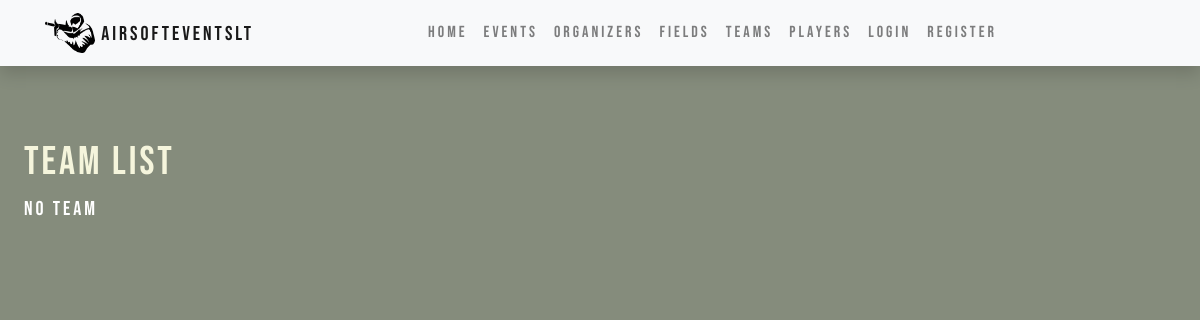
The app's page /teams/, older data.
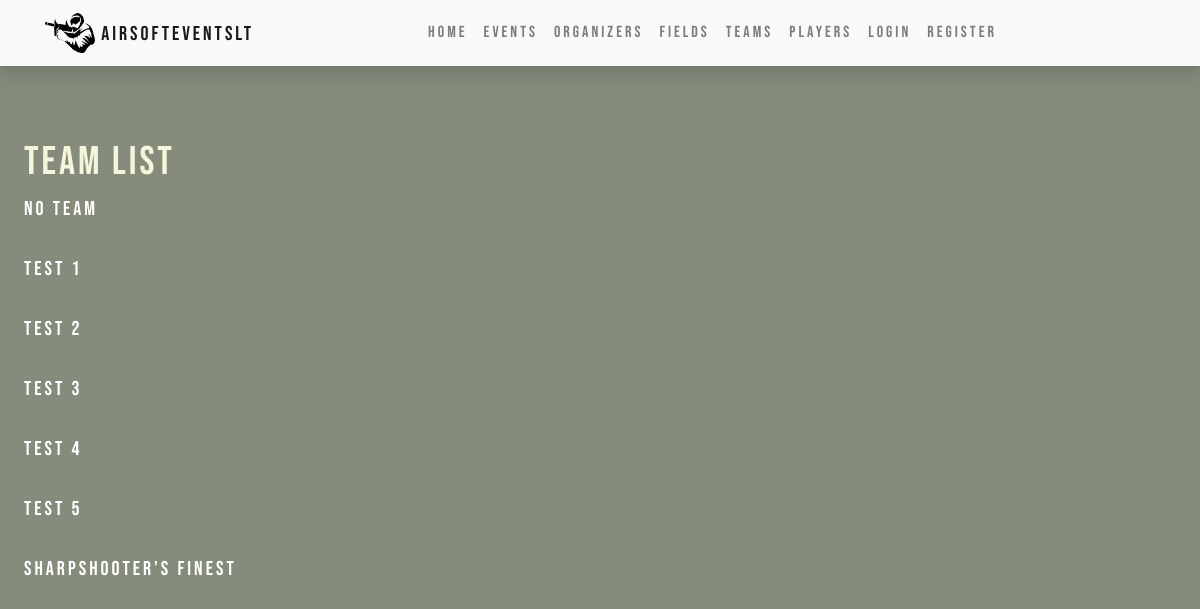
The same page, newer data.
### teams/models.py (models this page shows, shortened)
class Team(models.Model):
    id = models.UUIDField(primary_key=True, default=uuid.uuid4, help_text='Unique player ID')
    name = models.CharField('Name of the Team', max_length=150)
    contacts = models.CharField('contacts', max_length=150)
    class Meta:
        verbose_name = _("Team")
        verbose_name_plural = _("Teams")

### teams/views.py (the view)
# urls.py: path('', views.TeamListView.as_view(), name='teams'),
class TeamListView(generic.ListView):
    model = Team
    context_object_name = 'teams'
    template_name = 'teams.html'

### teams/templates/teams.html (shortened to what this page needs)
{% extends "base.html" %}
{% load i18n %}
{% block content %}
<div class='indented main-font'>
    <h1 class='secondary-font'>Team list</h1>
    {% if teams %}
    <div>
        {% for team in teams %}
        <a class='link' href={{ team.id }}><div> {{ team.name }} </div></a>
        <br>
        {% endfor %}
    </div>
    {% else %}
    <div> No teams yet </div>
    {% endif %}
</div>
{% endblock %}

Row changes from the older to the newer data that the page shows:
added Team: name "Test 1"
added Team: name "Test 2"
added Team: name "Test 3"
added Team: name "Test 4"
added Team: name "Test 5"
added Team: name "Sharpshooter's Finest"
